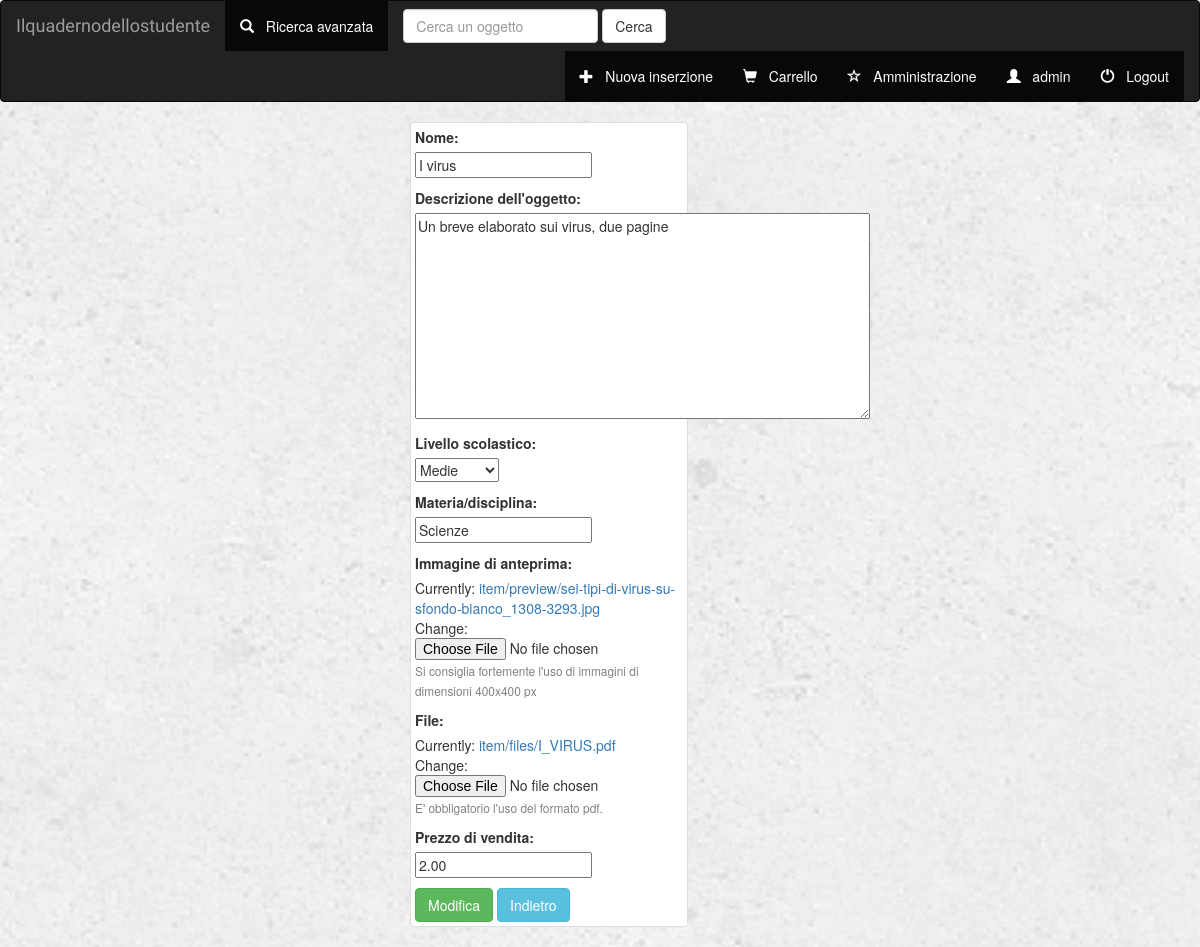
/users/edititem/1/ (signed in), run on the app's committed database.
### catalog/models.py (models this page shows, shortened)
class Item(models.Model):               #Modello dell'oggetto
    SCHOOL_LEVEL = (
        ('M', 'Medie'),
        ('S', 'Superiori'),
        ('U', 'Università'),
    )
    vendor=models.ForeignKey(Profile,on_delete=models.SET_NULL,null=True,verbose_name="Venditore")               #Colui che vende l'oggetto
    name = models.CharField(max_length=50,verbose_name="Nome")
    description=models.TextField(max_length=1000,verbose_name="Descrizione dell'oggetto")
    subject=models.CharField(max_length=30,verbose_name="Materia/disciplina")                                #materia
    school_level=models.CharField(max_length=1,choices=SCHOOL_LEVEL,verbose_name="Livello scolastico")                  #media, superiore, università
    is_visible=models.BooleanField(default=True)                                                          #Se l'utente ha cancellato l'oggetto dalla vendita, non è più visibile nel catalogo e quindi non più acquistabile
    vote=models.DecimalField(max_digits=2,decimal_places=1,default=0,validators=[MinValueValidator(0,'Il voto minimo non può essere minore di 0'),MaxValueValidator(5,"Il voto massimo non può essere più di 5")],verbose_name="Voto")
    price= models.DecimalField(max_digits=6, decimal_places=2,validators=[MinValueValidator(2,'Il prezzo minimo non può essere minore di 2€')],verbose_name="Prezzo di vendita")    #Validator per prezzo minimo >= 2
    image=models.FileField(verbose_name="Immagine di anteprima",help_text='Si consiglia fortemente l\'uso di immagini di dimensioni 400x400 px',upload_to='item/preview',validators=[FileExtensionValidator(['png','jpg','jpeg'],'Formato non valido. Inserisci una immagine con uno dei seguenti formati: jpg,jpeg,png')])       #Validator per estensione
    file=models.FileField(help_text="E' obbligatorio l'uso del formato pdf.",upload_to='item/files',validators=[FileExtensionValidator(['pdf'],'Formato non valido. Inserisci un file in formato pdf')])            #Validator per estensione

### users/views.py (the view)
# urls.py: url(r'^edititem/(?P<item_id>[0-9]+)/$', views.edititem, name="Edititem"),                                           #Pagina per modifica dati oggetto
@login_required()
def edititem(request, item_id):  # Permette di modificare i dati degli oggetti in vendita
    user = request.user
    item = Item.objects.get(id=item_id)
    if request.method == 'POST':
        form = EditItem(request.POST, request.FILES, instance=item)
        if form.is_valid():
            form.save()
            msg = "Le modifiche sono state apportate con successo.Clicca qui per tornare al tuo profilo"
            return render(request, 'edititem.html', {'user': user, 'msg_success': msg})
        else:
            return render(request, 'edititem.html', {'form': form, 'user': user})
    else:
        form = EditItem(instance=item)
        return render(request, 'edititem.html', {'form': form, 'user': user})

### users/forms.py
class EditItem(forms.ModelForm):                                                                                        #Form per modificare un oggetto
    description = forms.CharField(label="Descrizione dell'oggetto", widget=forms.Textarea(attrs={'rows': 10, 'cols': 58}))
    class Meta:
        model = Item
        fields = ['name', 'description', 'school_level', 'subject', 'image', 'file', 'price']

### templates/edititem.html (shortened to what this page needs)
{% extends "base.html" %}
{%block body %}
    <div class="row">
        {% if msg_success %}
            <a href='{% url "users:Profile" '' %}' class="btn btn-success btn-lg btn-block" role="button">{{ msg_success}}</a>
        {% else %}
            <div class="col-sm-4"></div>
            <div class="col-sm-3">
                <div  class="thumbnail">
                    <form method="post" enctype="multipart/form-data">
                        {% for field in form %}
                            <p>
                                {{ field.label_tag }}<br>
                                {{ field }}
                                {% if field.help_text %}
                                    <small style="color: grey">{{ field.help_text }}</small>
                                {% endif %}
                            </p>
                        {% endfor %}
                        <button class="btn btn-success" role="button" type="submit">Modifica</button> <a href="javascript:history.back()" class="btn btn-info" role="button">Indietro</a>
                    </form>
                </div>
            </div>
            <div class="col-sm-5"></div>
        {% endif %}
    </div>
{% endblock %}

### templates/base.html (shortened to what this page needs)
<!DOCTYPE html>
<html lang="en">
{% load static %}
<link rel="stylesheet" href="//maxcdn.bootstrapcdn.com/bootstrap/3.3.6/css/bootstrap.min.css">
<head>
</head>
<body style="background-image:url('/static/images/background.png'); background-size:cover;">
<nav class="navbar navbar-inverse">
    <div class="container-fluid">
        <div class="navbar-header">
            <a style="font-family: 'Indie Flower', cursive;" class="navbar-brand" href="{% url 'home:Home' %}">Ilquadernodellostudente</a>
        </div>
        <div class="collapse navbar-collapse" id="Bar">
            <ul class="nav navbar-nav">
                <li class="active">
                    <a href='{% url 'catalog:Search' %}'>
                        <span class="glyphicon glyphicon-search" aria-hidden="true"></span>
                        &nbsp;
                        Ricerca avanzata
                    </a>
                </li>
            </ul>
            <form class="navbar-form navbar-left" role="search" method="get" action="{% url 'catalog:Itemlist' %}">
                <input type="text"  placeholder="Cerca un oggetto" class="form-control" name="q">
                <button type="submit" class="btn btn-default">Cerca</button>
            </form>
            <ul class="nav navbar-nav navbar-right">
                {% if user.is_authenticated%}
                    <li class="active">
                        <a href="{% url 'users:Create' %}">
                            <span class="glyphicon glyphicon-plus" aria-hidden="true"></span>
                            &nbsp;
                            Nuova inserzione
                        </a>
                    </li>
                {% endif %}
                <li class="active">
                    <a href="{% url 'checkout:Cart' %}">
                        <span class="glyphicon glyphicon-shopping-cart" aria-hidden="true"></span>
                        &nbsp;
                        Carrello
                    </a>
                </li>
                {% if user.is_authenticated and user.is_staff%}
                    <li class="active">
                        <a href="/admin">
                            <span class="glyphicon glyphicon-star-empty" aria-hidden="true"></span>
                            &nbsp;
                            Amministrazione
                        </a>
                    </li>
                {% endif %}
                <li class="active">
                    <a href="{% url 'users:Profile' user.id %}">
                        <span class="glyphicon glyphicon-user" aria-hidden="true"></span>
                        {% if user.is_authenticated %}
                            {{ user.username }}
                        {% else %}
                            Profilo
                        {% endif %}
                    </a>
                </li>
                {% if user.is_authenticated %}
                    <li class="active">
                        <a href="{% url 'users:Logout' %}">
                            <span class="glyphicon glyphicon-off" aria-hidden="true"></span>
                            &nbsp;
                            Logout
                        </a>
                    </li>
                {% endif %}
            </ul>
        </div>
    </div>
</nav>
{% block body %}
{% endblock %}
</body>
</html>

### data on the page
Item: form "I virus" "Un breve elaborato sui virus, due pagine" "Medie" "Scienze" "2.00"

### other printed values
{{ user.username }} "admin"
{{ field.label_tag }} "Nome:" "Descrizione dell'oggetto:" "Livello scolastico:" "Materia/disciplina:" "Immagine di anteprima:" "File:" "Prezzo di vendita:"
{{ field.help_text }} "Si consiglia fortemente l'uso di immagini di dimensioni 400x400 px" "E' obbligatorio l'uso del formato pdf."
